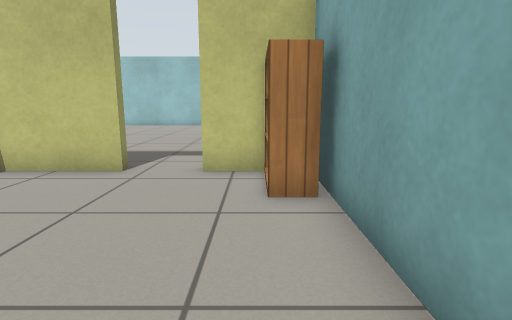
view 1 (above)

16 first-person views from a walk through a robot-simulator world made for Gazebo. The camera is 0.72 m above the floor, tilts 10° down and sees 80° across. The floor is counted in squares, 0.5 m on a side. Each view is taken from the middle of a square. On the plan, view 1 faces up. The plan holds only what a view shows up to about 14 squares ahead; the rest is blank. Gazebo's built-in surfaces are drawn with simple patterns.

view 2
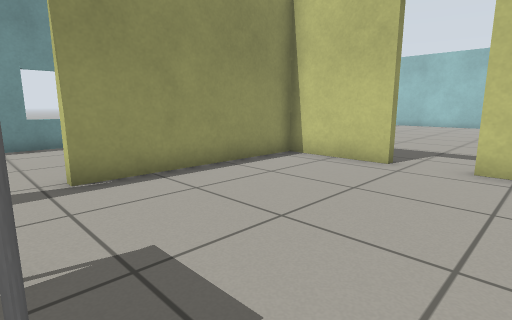

view 3
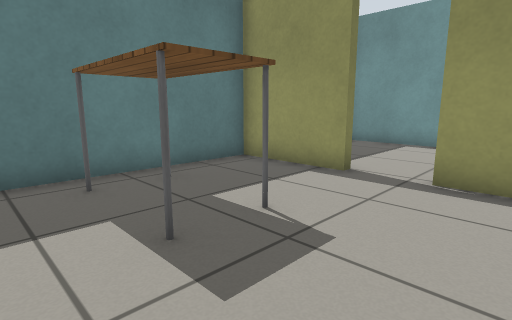

view 4
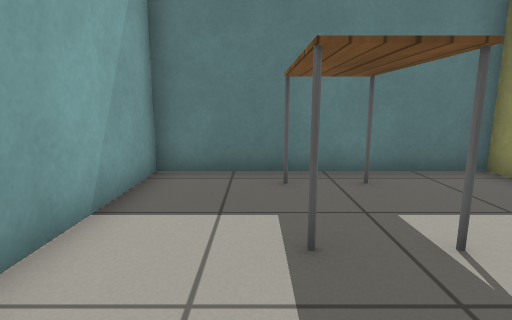

view 5
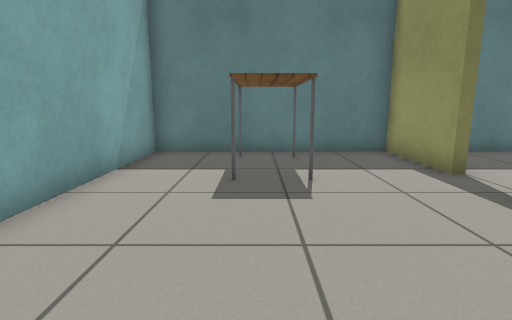

view 6
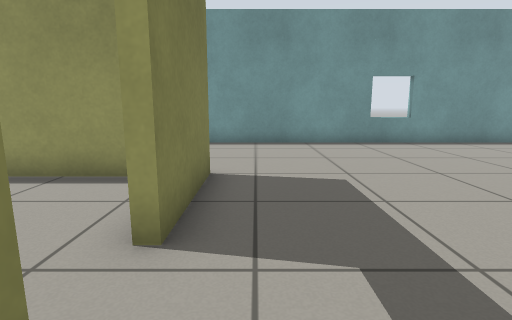

view 7
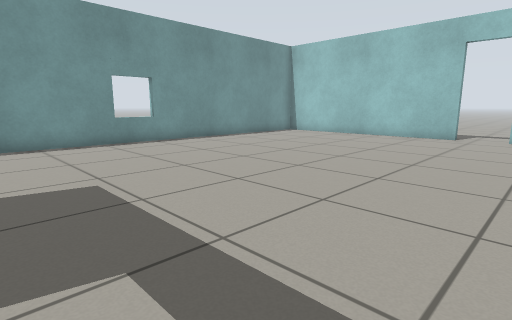

view 8
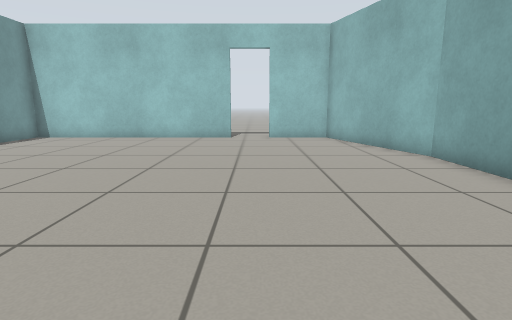

view 9
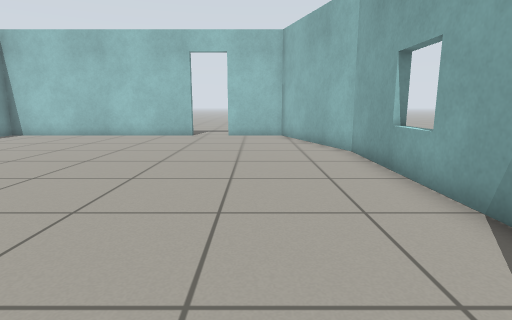

view 10
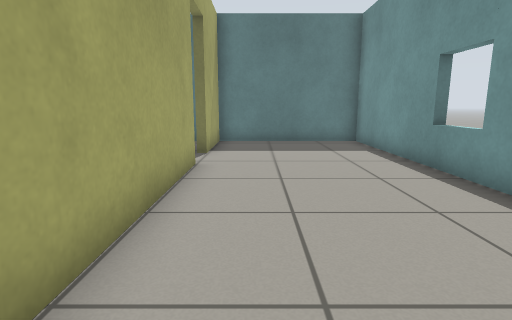

view 11
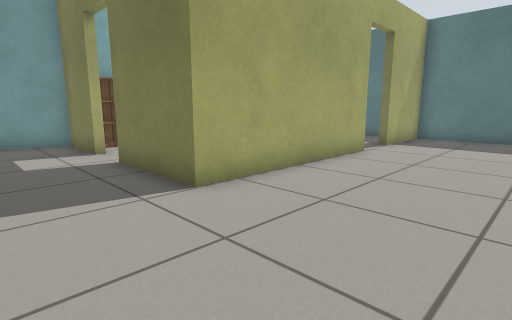

view 12
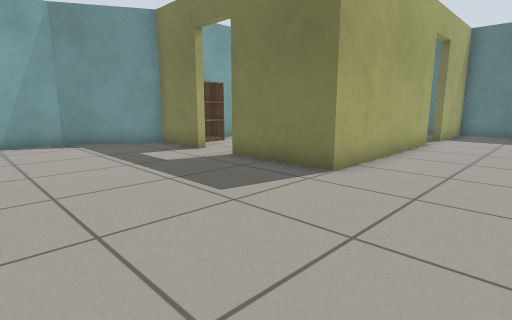

view 13
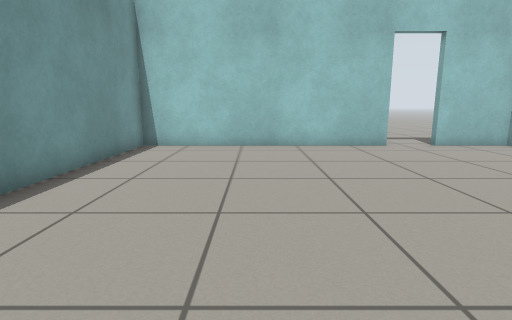

view 14
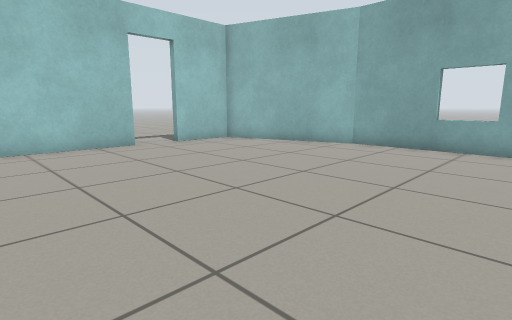

view 15
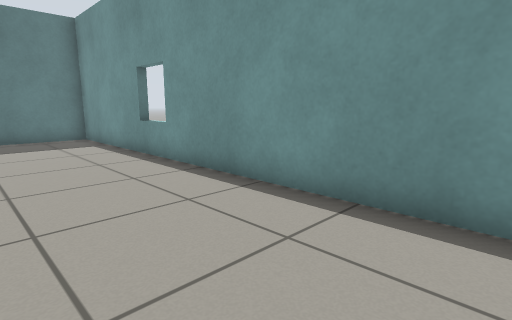

view 16
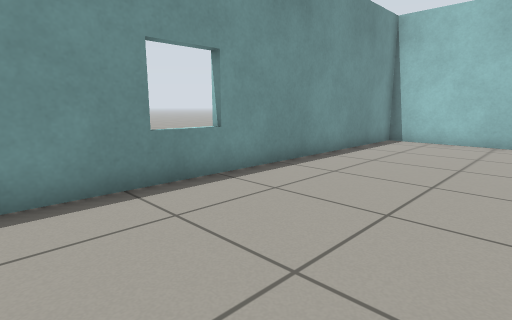

### Floor plan
Ten units are one square. View 1 is at (0, 0); x grows to the right and y downward. Boxes are objects, and circles mark ways between rooms. Rooms are numbered by the first view taken in them; rooms with no view inside come last. Other rooms are left out.
<svg viewBox="-127 -237 163 289">
<path fill="none" stroke="#000" d="M-62 12 -62 47 12 47 12 -54M-30 -67 -62 -67 -62 -4M12 -67 -12 -67M-12 -70 13 -70 31 -101 31 -177 13 -232 -14 -232M-32 -232 -122 -232 -122 47 -65 47 -65 12M-65 -4 -65 -70 -30 -70"/>
<rect x="-35" y="5" width="20" height="40" fill="#bbb"><title>table</title></rect>
<rect x="-5" y="-65" width="20" height="20" fill="#bbb"><title>bookshelf</title></rect>
<circle cx="-25" cy="-70" r="3" fill="#2a7"/>
<circle cx="-60" cy="5" r="3" fill="#2a7"/>
<text x="-30" y="-10">1</text>
<text x="-60" y="-120">2</text>
</svg>
Room 1 opens to room 2.

Where each view was taken, in squares from view 1:
view 1: 0 up, 0 right, facing up
view 2: 1 down, 0 right, facing up-left
view 3: 2 up, 0 right, facing down-left
view 4: 2 up, 1 left, facing down
view 5: 5 up, 2 left, facing down
view 6: 8 up, 0 right, facing left
view 7: 8 up, 0 right, facing up-left
view 8: 9 up, 2 left, facing up
view 9: 8 up, 0 right, facing up
view 10: 8 up, 8 left, facing down
view 11: 10 up, 11 left, facing down-right
view 12: 13 up, 10 left, facing down-right
view 13: 12 up, 8 left, facing up
view 14: 12 up, 8 left, facing up-right
view 15: 10 up, 8 left, facing down-left
view 16: 10 up, 7 left, facing up-left
